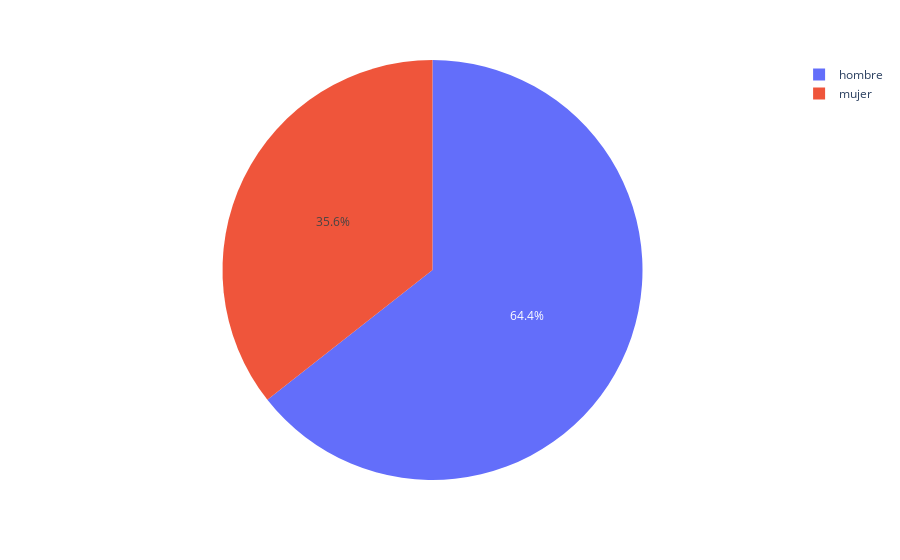

The cell this chart's notebook holds for it:
### Markdown cell above
Construya un barplot de la variable `EMBARQUE`

### Code cell
temp = titanic_spa['género'].value_counts().to_frame().reset_index()
fig = px.pie(data_frame=temp, values='género', names='index')
fig.show()

### Figure 1 — Plotly figure (JSON) as saved in the notebook; plotly's stock layout.template omitted (floating-point values rounded to 4 significant figures)
{"data": [{"domain": {"x": [0, 1], "y": [0, 1]}, "hovertemplate": "index=%{label}<br>género=%{value}<extra></extra>", "labels": ["hombre", "mujer"], "legendgroup": "", "name": "", "showlegend": true, "type": "pie", "values": [843, 466]}], "layout": {"legend": {"tracegroupgap": 0}, "margin": {"t": 60}}}
